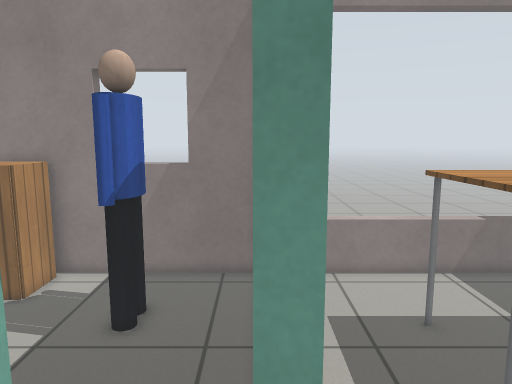
View 1 (above)

22 first-person views from a walk through a world built for the Gazebo simulator. The camera is 1.2 m above the floor, tilts 8° down and sees 70° across. The floor is counted in squares, 0.2 m on a side. Each view is taken from the middle of a square. On the plan, view 1 faces up. The plan holds only what a view shows up to about 20 squares ahead; the rest is blank. Robots are left out. Gazebo's built-in surfaces are drawn with simple patterns. Some stock models are drawn as simple stand-ins.

View 2
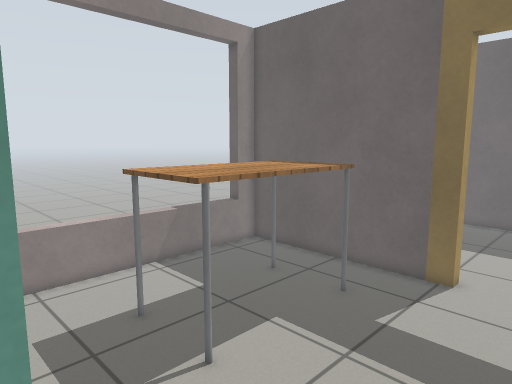

View 3
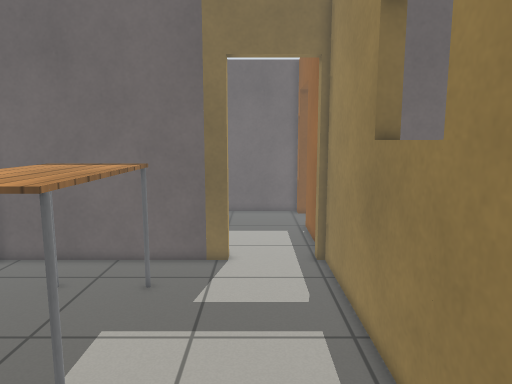

View 4
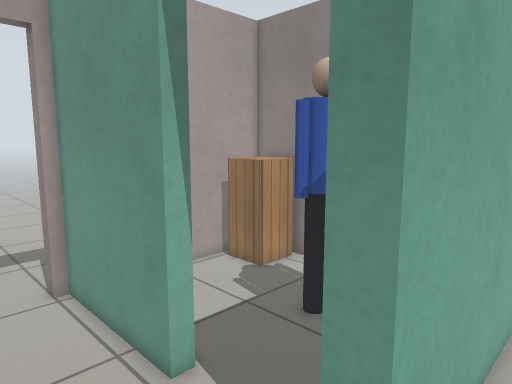

View 5
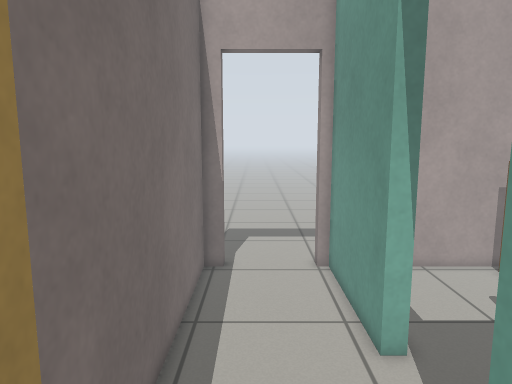

View 6
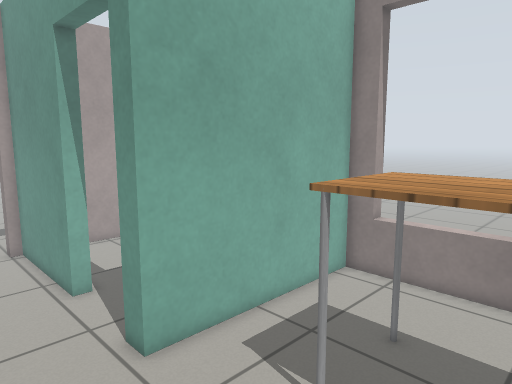

View 7
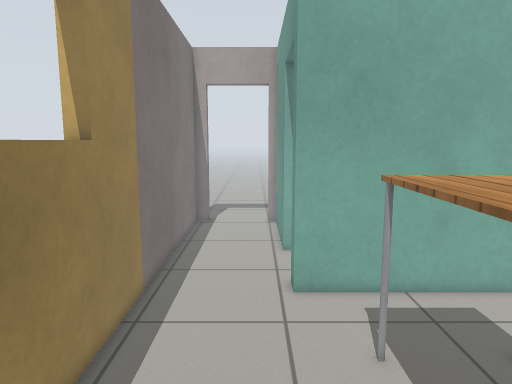

View 8
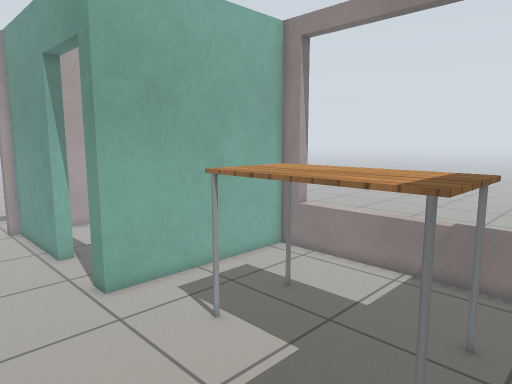

View 9
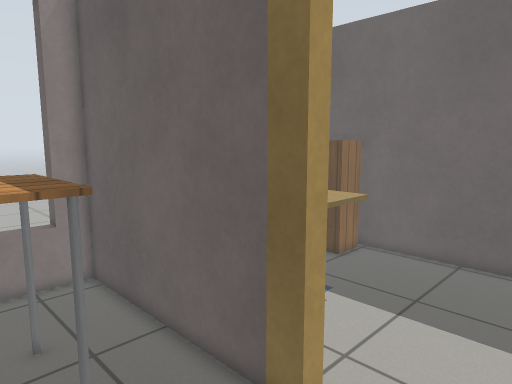

View 10
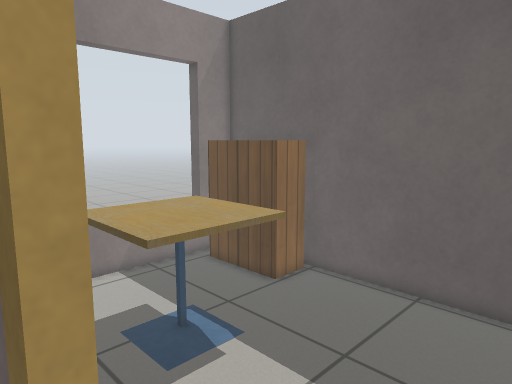

View 11
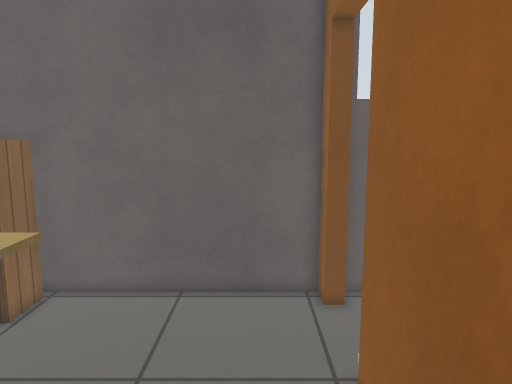

View 12
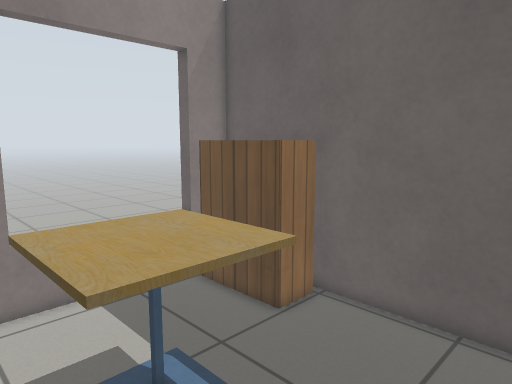

View 13
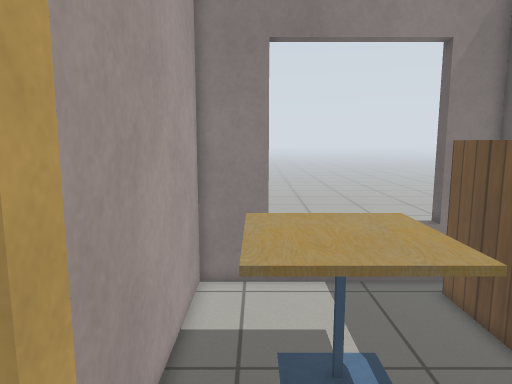

View 14
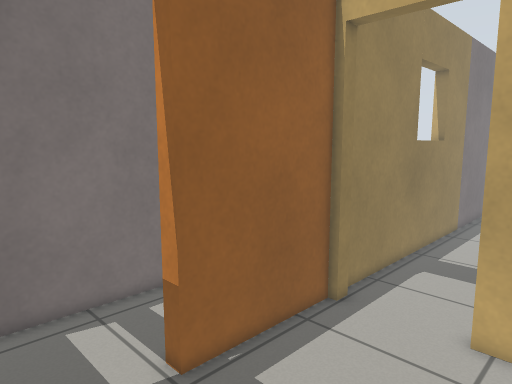

View 15
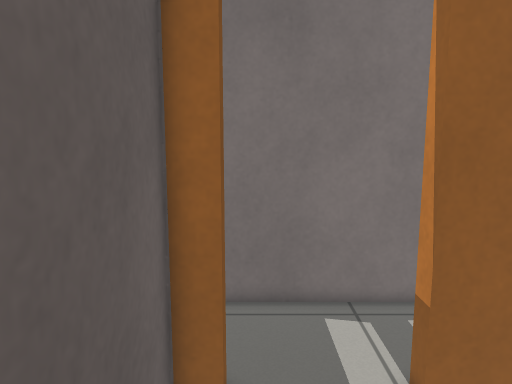

View 16
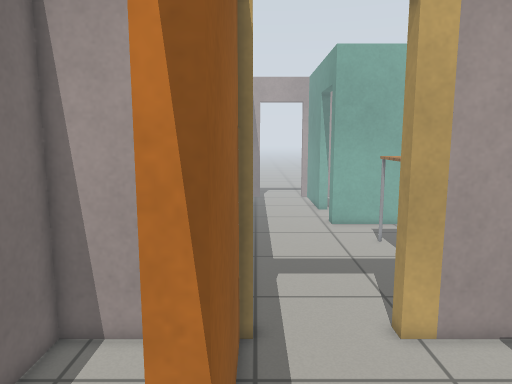

View 17
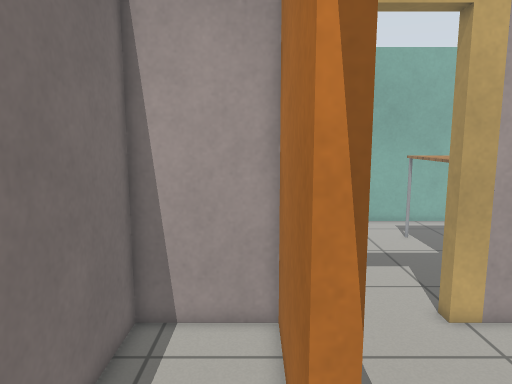

View 18
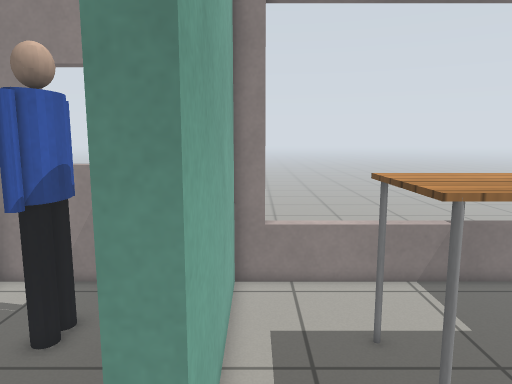

View 19
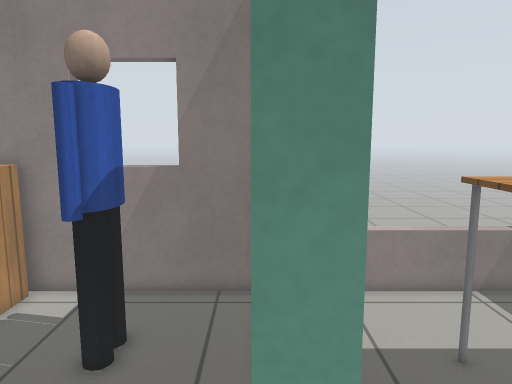

View 20
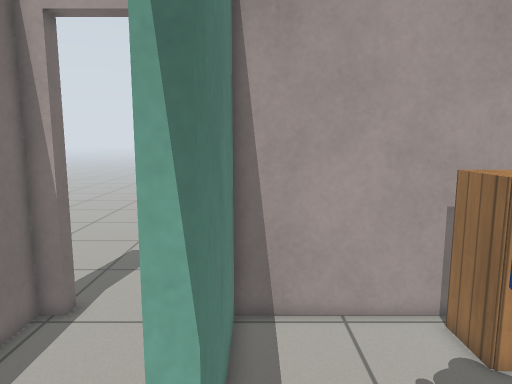

View 21
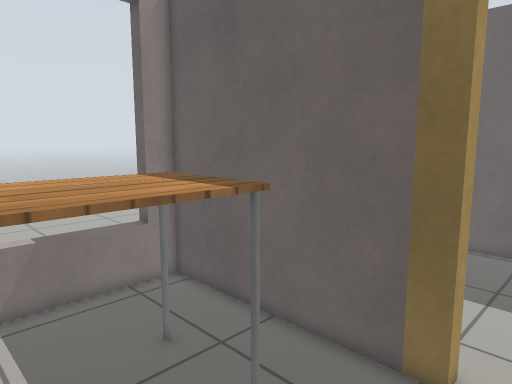

View 22
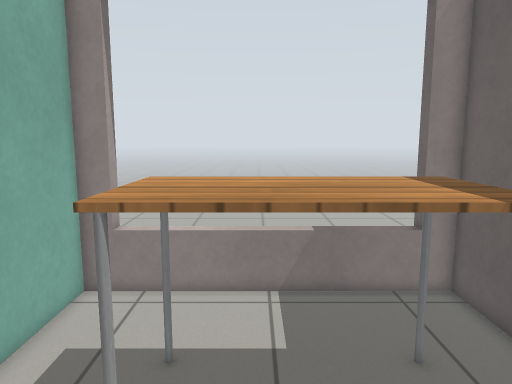

### Floor plan
Ten units are one square. View 1 is at (0, 0); x grows to the right and y downward. Boxes are objects, and circles mark ways between rooms. Rooms are numbered by the first view taken in them; rooms with no view inside come last. Other rooms are left out.
<svg viewBox="-129 -165 423 230">
<path fill="none" stroke="#000" d="M49 4 49 12M-45 -55 -119 -55 -119 -49M158 -44 158 -160 11 -160 11 -55 -1 -55M-119 -4 -119 5 158 5 158 1M166 1 166 5 232 5M277 5 289 5 289 -160 166 -160 166 -44M232 12 166 12 166 60 282 60M289 22 289 15M-119 -154 -119 -63 -45 -63M-1 -160 -113 -160"/>
<rect x="45" y="-115" width="90" height="40" fill="#bbb"><title>table</title></rect>
<rect x="185" y="-115" width="50" height="50" fill="#bbb"><title>cafe table</title></rect>
<rect x="265" y="-155" width="20" height="60" fill="#bbb"><title>bookshelf</title></rect>
<rect x="-115" y="-155" width="30" height="30" fill="#bbb"><title>cabinet</title></rect>
<rect x="-55" y="-135" width="20" height="40" fill="#bbb"><title>person</title></rect>
<circle cx="160" cy="-20" r="3" fill="#2a7"/>
<circle cx="-20" cy="-60" r="3" fill="#2a7"/>
<circle cx="255" cy="10" r="3" fill="#2a7"/>
<text x="50" y="-60">1</text>
<text x="220" y="-80">2</text>
<text x="220" y="30">3</text>
<text x="-60" y="-110">4</text>
</svg>
Room 1 opens to room 2. Room 1 opens to room 4. Room 2 opens to room 3.

Where each view was taken, in squares from view 1:
view 1: 0 up, 0 right, facing up
view 2: 0 up, 0 right, facing up-right
view 3: 3 up, 2 left, facing right
view 4: 1 up, 3 right, facing up-left
view 5: 2 up, 5 right, facing left
view 6: 1 up, 10 right, facing up-left
view 7: 4 up, 15 right, facing left
view 8: 0 up, 15 right, facing up-left
view 9: 0 up, 10 right, facing up-right
view 10: 0 up, 15 right, facing up-right
view 11: 2 up, 15 right, facing right
view 12: 2 up, 17 right, facing up-right
view 13: 1 up, 19 right, facing up
view 14: 7 up, 28 right, facing down-left
view 15: 7 up, 27 right, facing down
view 16: 0 up, 27 right, facing left
view 17: 2 down, 28 right, facing left
view 18: 1 up, 2 right, facing up
view 19: 2 up, 0 right, facing up
view 20: 7 up, 0 right, facing left
view 21: 2 up, 7 right, facing up-right
view 22: 2 up, 8 right, facing up
